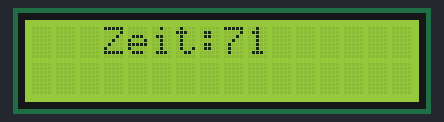
This sketch was run on a simulated Arduino Uno, built with avr-gcc and run on an emulated ATmega328P. Parts: 16×2 character LCD.

Above: at 0.12 s.
At 5.06 s:
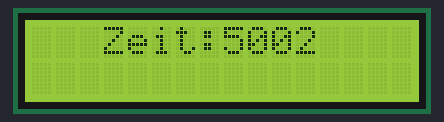
At 10.0 s:
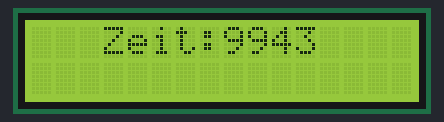
At 19.96 s:
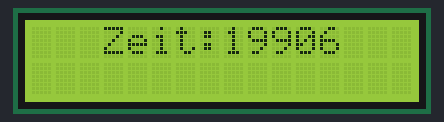
At 29.93 s:
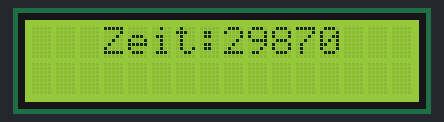
At 39.89 s:
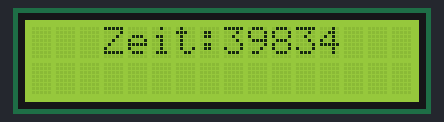

The sketch:

LCDDisplay.ino
```cpp
#include <Wire.h>
#include <LiquidCrystal_I2C.h>

LiquidCrystal_I2C Lcd(0x3f, 16, 2);

void setup()
{
    Lcd.init();
    Lcd.backlight();
}

void loop()
{
    Lcd.clear();
    Lcd.setCursor(3, 0);
    Lcd.print("Zeit:");
    Lcd.print(millis());
    delay(100);
}
```
